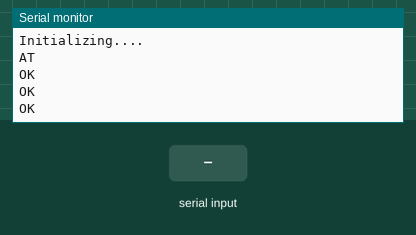
Simulated run of this sketch. Board: Arduino Uno, built with avr-gcc and run on an emulated ATmega328P. Parts: the last lines printed to the serial monitor. The inputs (shaded band) are chosen by the test bench. The modem accepts every AT command (registered, SIM ready, sends succeed) and sends nothing else.

Above: at 6.3 s.
6.4 s: "LIGHT ON" received over the second serial link
At 8.6 s:
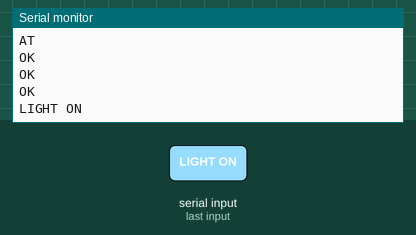
8.9 s: "LIGHT OFF" received over the second serial link
At 10.3 s:
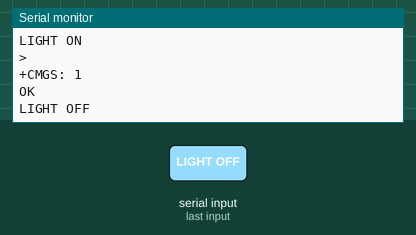
11.4 s: "FAN ON" received over the second serial link
At 13.4 s:
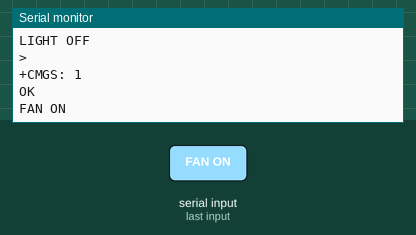
13.9 s: "FAN OFF" received over the second serial link
At 15.3 s:
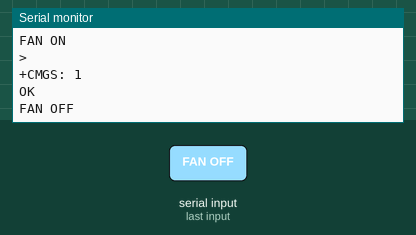
16.4 s: "1" received over the second serial link
At 18.4 s:
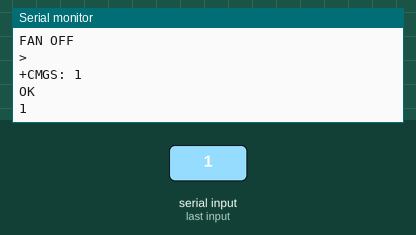

Measured:
- after the input at 6.4 s, the serial monitor: prints a new line after 1.0 s (image 1)
- after the input at 8.9 s, the serial monitor: prints a new line after 1.0 s (image 2)
- after the input at 11.4 s, the serial monitor: prints a new line after 1.0 s (image 3)
- after the input at 13.9 s, the serial monitor: prints a new line after 1.0 s (image 4)
- after the input at 16.4 s, the serial monitor: prints a new line after 1.0 s (image 5)

The sketch:

gsm.ino
```cpp
#include <SoftwareSerial.h>                         //Create software serial object to communicate with SIM800L
SoftwareSerial gsm(11, 10);                         //SIM800L Tx & Rx is connected to Arduino #8 & #9

#define light 3                                     //declare pin for light
#define fan 4                                       //declare pin for fan

void setup() {
  Serial.begin(9600);                               //Begin serial communication with Arduino and Arduino IDE (Serial Monitor)
  gsm.begin(9600);                                  //Begin serial communication with Arduino and SIM800L

  Serial.println("Initializing....");
  initModule("AT", "OK", 1000);                     //Once the handshake test is successful, it will back to OK

  gsm.println("AT+CMGF=1\r");                       // Set SMS text mode
  delay(2000);
  gsm.println("AT+CMGL=\"REC UNREAD\"\r");          // read messages
  delay(2000);
}

void loop(){
  read();
}

void read(){
  if (gsm.available() ) {                           // check for messages
    String msg=gsm.readString();                    // store readed message in msg variable
    Serial.print(msg);                              // print message in serial monitor

    if (msg.indexOf("LIGHT ON") != -1) {            // checks command
      digitalWrite(light,HIGH);                     // turn lights on
      gsm.println("AT+CMGS=\"+91\"\r");   // Receiver’s Mobile Number
      delay(1000);
      gsm.println("LIGHT TURNED ON");               // send message as light turned on
      delay(100);
      gsm.println((char)26);
    }
    else if (msg.indexOf("LIGHT OFF") != -1) {
      digitalWrite(light,LOW);
      gsm.println("AT+CMGS=\"+91\"\r");
      delay(1000);
      gsm.println("LIGHT TURNED OFF");
      delay(100);
      gsm.println((char)26);
    }
    else if (msg.indexOf("FAN ON") != -1) {
      digitalWrite(fan,HIGH);
      gsm.println("AT+CMGS=\"+91\"\r");
      delay(1000);
      gsm.println("FAN TURNED ON");
      delay(100);
      gsm.println((char)26);
    }
    else if (msg.indexOf("FAN OFF") != -1) {
      digitalWrite(fan,LOW);
      gsm.println("AT+CMGS=\"+91\"\r");
      delay(1000);
      gsm.println("FAN TURNED OFF");
      delay(100);
      gsm.println((char)26);
    }
  }
}

void initModule(String cmd, char *res, int t) {     // checks for communication between arduino and gsm module
  while (1) {
    Serial.println(cmd);
    gsm.println(cmd);
    delay(100);
    while (gsm.available() > 0) {
      if (gsm.find(res)) {
        Serial.println(res);
        delay(t);
        return;
      } else {
        Serial.println("Error");
      }
    }
    delay(t);
  }
}
```
